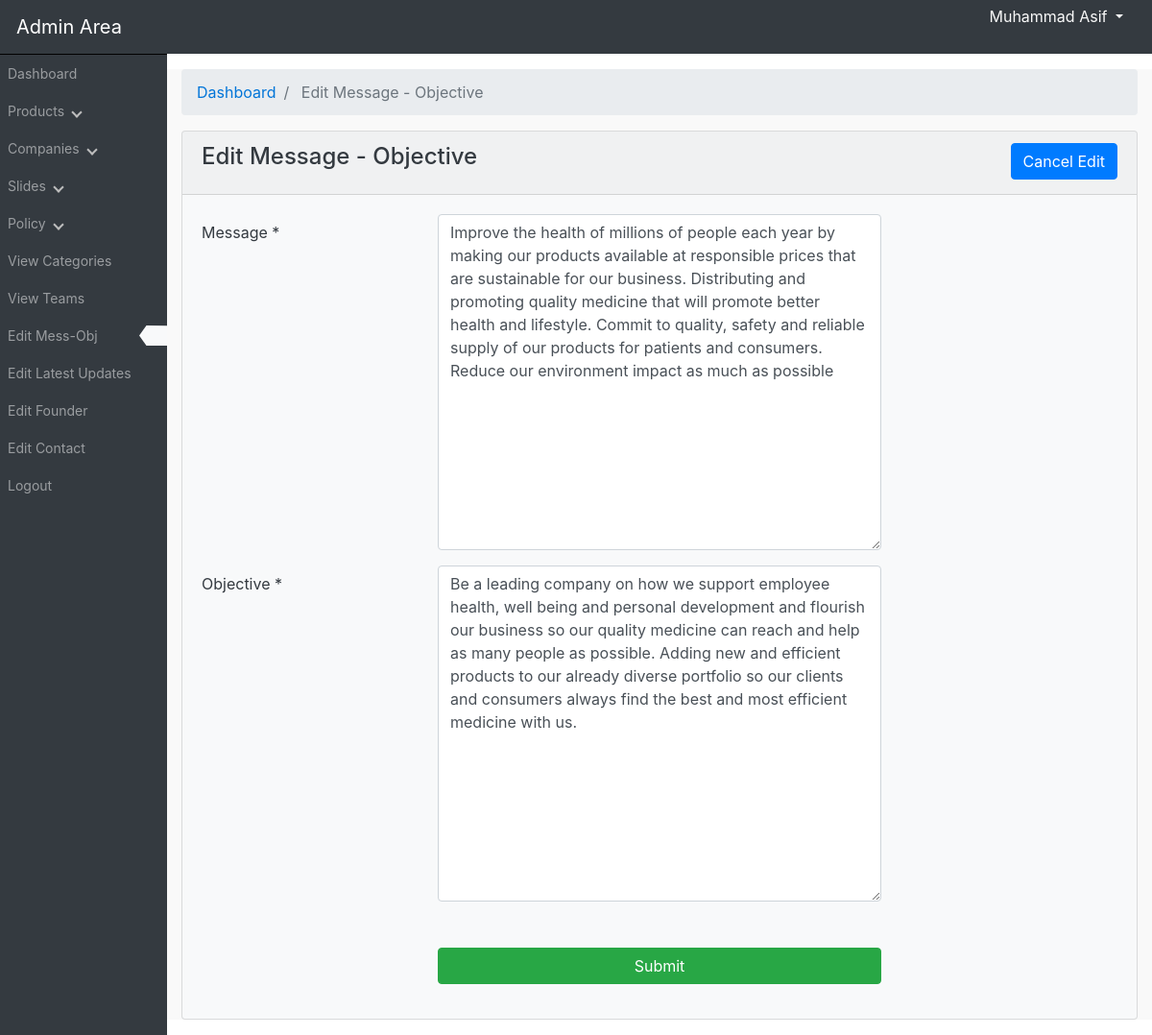
Screenshot of /admin_area/index.php?edit_mess_obj (signed in) with the database file from the repository.
### tables this page shows
CREATE TABLE `message_objective` (
  `mo_id` tinyint(3) UNSIGNED NOT NULL,
  `message` varchar(400) NOT NULL,
  `objective` varchar(400) NOT NULL
);

### admin_area/edit_mess_obj.php (the view, shortened to what this page needs)
<?php
	if (isset($_GET["edit_mess_obj"]))
	{
		$get_mo_query = "SELECT message,objective FROM message_objective";
		$run_edit_mo = mysqli_query($con,$get_mo_query);
		$row_edit_mo = mysqli_fetch_array($run_edit_mo);
		$message_edit = $row_edit_mo["message"];
		$objective_edit = $row_edit_mo["objective"];
	}
?>
<div class="row mt-5">
	<div class="col-lg-12">
		<ol class="breadcrumb">
			<li class="breadcrumb-item">
				<a href="index.php?dashboard" style="text-decoration: none;color: #0275d8;">
					Dashboard
				</a>
			</li>
			<li class="breadcrumb-item active">
				Edit Message - Objective
			</li>
		</ol>
	</div>
</div>
<div class="row mb-3">
	<div class="col-lg-12">
		<div class="card bg-light text-dark">
			<div class="card-header">
				<h4 class="card-title">
					Edit Message - Objective
					<a href="index.php?dashboard" class="btn btn-primary float-right">Cancel Edit</a>
				</h4>
			</div>
			<div class="card-body">
				<form method="post">
					<div class="form-group row">
						<label class="col-form-label col-md-3" for="message">Message *</label>
							<div class="col-md-6">
							   <textarea class="form-control" pattern="[A-Za-z0-9 @$&().,#]{1,400}" name="mess" id="message" cols="19" rows="14" required oninput="setCustomValidity('')" oninvalid="this.setCustomValidity('Please fill out this field and max characters 400')"><?php echo ($message_edit); ?></textarea>
							</div>
					</div>
					<div class="form-group row">
						<label class="col-form-label col-md-3" for="objective">Objective *</label>
							<div class="col-md-6">
							   <textarea class="form-control" pattern="[A-Za-z0-9 @$&().,#]{1,400}" name="obj" id="objective" cols="19" rows="14" required oninput="setCustomValidity('')" oninvalid="this.setCustomValidity('Please fill out this field and max characters 400')"><?php echo ($objective_edit); ?></textarea>
							</div>
					</div>
					<div class="form-group mt-5 row">
							<div class="offset-md-3 col-md-6">
							  <input class="btn btn-success" style="width: 100%;" value="Submit" type="submit" name="submit">
							</div>
					</div>
				</form>
			</div>
		</div>
	</div>
</div>

### admin_area/includes/sidebar.php (shortened to what this page needs)
<nav class="navbar navbar-expand-lg bg-dark navbar-dark fixed-top">
<div class="row">
	<div class="navbar-header">
		<a href="index.php?dashboard" class="navbar-brand ml-3">Admin Area</a>
	</div>
	<ul class="nav navbar-nav" id="top_admin_name">
		<li class="dropdown">
			<a href="#" id="admin_dropdown" class="dropdown-toggle" data-toggle="dropdown">
				<?php echo "$admin_name"; ?> <b class="caret"></b>
			</a>
		</li>
	</ul>
</div>
	<div class="collapse navbar-collapse navbar-exl-collapse">
			<ul class="navbar-nav side-nav bg-dark border-sidebar flex-column">
				<li class="nav-item">
					<a class="nav-link" href="index.php?dashboard">
						Dashboard
					</a>
				</li>
				<li class="nav-item">
					<a class="nav-link side-bar-link" href="#" data-toggle="collapse" data-target="#products">
						Products
						<i class="fas fa-caret-down"></i>
					</a>
				</li>
				<li class="nav-item">
					<a class="nav-link side-bar-link" href="#" data-toggle="collapse" data-target="#cat">
						Companies
						<i class="fas fa-caret-down"></i>
					</a>
				</li>
				<li class="nav-item">
					<a class="nav-link side-bar-link" href="#" data-toggle="collapse" data-target="#slides">
						Slides
						<i class="fas fa-caret-down"></i>
					</a>
				</li>
				<li class="nav-item">
					<a class="nav-link side-bar-link" href="#" data-toggle="collapse" data-target="#policy">
						Policy
						<i class="fas fa-caret-down"></i>
					</a>
				</li>
				<li class="nav-item">
					<a class="nav-link side-bar-link" href="index.php?view_p_cats">
						View Categories
					</a>
				</li>
				<li class="nav-item">
					<a class="nav-link" href="index.php?view_team">
						View Teams
					</a>
				</li>
				<li class="nav-item">
					<a class="nav-link" href="index.php?edit_mess_obj">
						Edit Mess-Obj
						<?php if ($active_arrow=="edit_mess_obj")
						{
							arrow_ico();
						} ?>
					</a>
				</li>
				<li class="nav-item">
					<a class="nav-link" href="index.php?edit_news">
						Edit Latest Updates
					</a>
				</li>
				<li class="nav-item">
					<a class="nav-link" href="index.php?edit_founder">
						Edit Founder
					</a>
				</li>
				<li class="nav-item">
					<a class="nav-link" href="index.php?edit_contact">
						Edit Contact
					</a>
				</li>
				<li class="nav-item">
					<a class="nav-link" href="logout.php">
						Logout
					</a>
				</li>
			</ul>
	</div>
</nav>
<?php
	function arrow_ico()
	{
		echo
		"
			<div class='float-right bg-light active_sidebar_ico'>&nbsp</div>
		";
	}
?>

### admin_area/css/style.css (style rules this page uses)
#admin_dropdown { color: #f9f9f9; text-decoration: none; transition: all 0.3s ease-in-out; }
#top_admin_name { position: fixed; z-index: 1; right: 30px; top: 5px; }
@media (min-width: 992px) { .side-nav { position: fixed; top: 56px; bottom: 0; left: 0px; width: 17%; overflow-y: auto; overflow-x: hidden; } }
@media (min-width: 1115px) { .side-nav { width: 14.5%; } }
.active_sidebar_ico { background-color: white; clip-path: polygon(25% 0%, 100% 1%, 100% 100%, 25% 100%, 0% 50%); width: 30px; }
@media (min-width: 992px) { .active_sidebar_ico { margin-right: -9px; } }
.nav-item { padding-top: 1px; padding-bottom: 1px; font-size: 14px; }
.border-sidebar { border-top: 1px inset #1e1e1e; }
.fas { border: solid #bdbdbd; border-width: 0 2px 2px 0; display: inline-block; padding: 3px; margin-left: 5px; }
.fa-caret-down { transform: rotate(45deg); -webkit-transform: rotate(45deg); }

### rows the page displays
message_objective: mess "Improve the health of millions of people each year by making our products available at responsible prices that are sustainable for our business. Distributing and promoting quality medicine that will promote better health and lifestyle. Commit to quality, safety and reliable supply of our products for patients and consumers. Reduce our environment impact as much as possible", obj "Be a leading company on how we support employee health, well being and personal development and flourish our business so our quality medicine can reach and help as many people as possible. Adding new and efficient products to our already diverse portfolio so our clients and consumers always find the best and most efficient medicine with us."

### other values shown
$admin_name "Muhammad Asif"
